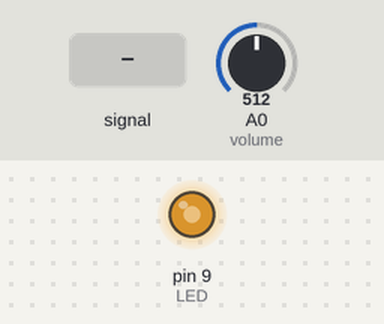
Bench run of a sketch on a simulated Arduino Uno, built with avr-gcc and run on an emulated ATmega328P. Parts: output pins drawn as LEDs (lit = HIGH). Inputs (shaded band) come from the test bench; at power-on: A0 (volume) = 512. What the sketch prints to the serial monitor is not drawn.

Above: at 1.2 s.
1.3 s: A0 (volume) fed a 200 Hz sine of ±81 counts around its level
4.3 s: A0 (volume) set to 306
5.8 s: A0 (volume) set to 122
At 6.4 s:
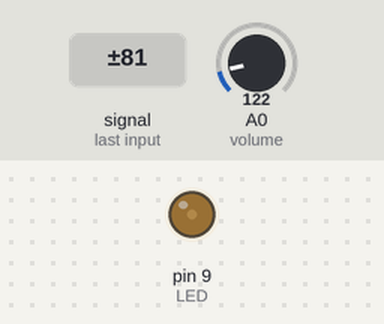
7.3 s: A0 (volume) set to 0
At 8.5 s:
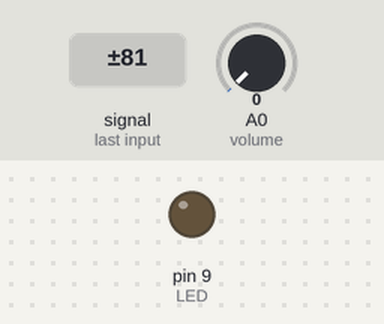
8.8 s: A0 (volume) set to 511
At 9.9 s:
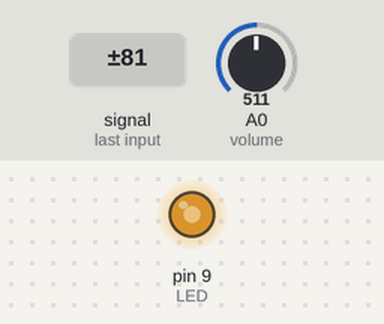
Timing chart, 0 to 11.3 s (numbered marks = the images above; inputs shaded):
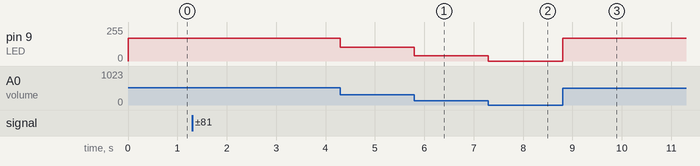

Measured:
- after the input at 5.8 s, pin 9 (LED): 102/255 → 40/255 at once
- after the input at 7.3 s, pin 9 (LED): 40/255 → 0/255 at once
- after the input at 8.8 s, pin 9 (LED): 0/255 → 170/255 at once

The sketch:

sample2_PWM.ino
```cpp
//Arduino Unoの場合
//PWM出力できるpinは決まっている。
//3, 5, 6, 9, 10, 11　このピンしかできない

#define LED 9
const int volume = 14;//可変抵抗の値の読み取りに使用

//最初の1回だけ実行
void setup() {
  pinMode(LED, OUTPUT); //13番pinを出力する
  pinMode(volume, INPUT); //14番pinに入力する
  Serial.begin(115200);//シリアルモニタとの通信速度
}

void loop() {
  int val = analogRead(volume);//14番pinの電圧を読みとる
  val = val / 3;//読み取った値は大きいので3で割る
  analogWrite(LED, val); //13番pinにPWM出力する。
  Serial.println(val);//シリアルモニタに可変抵抗の値を表示


}
```
